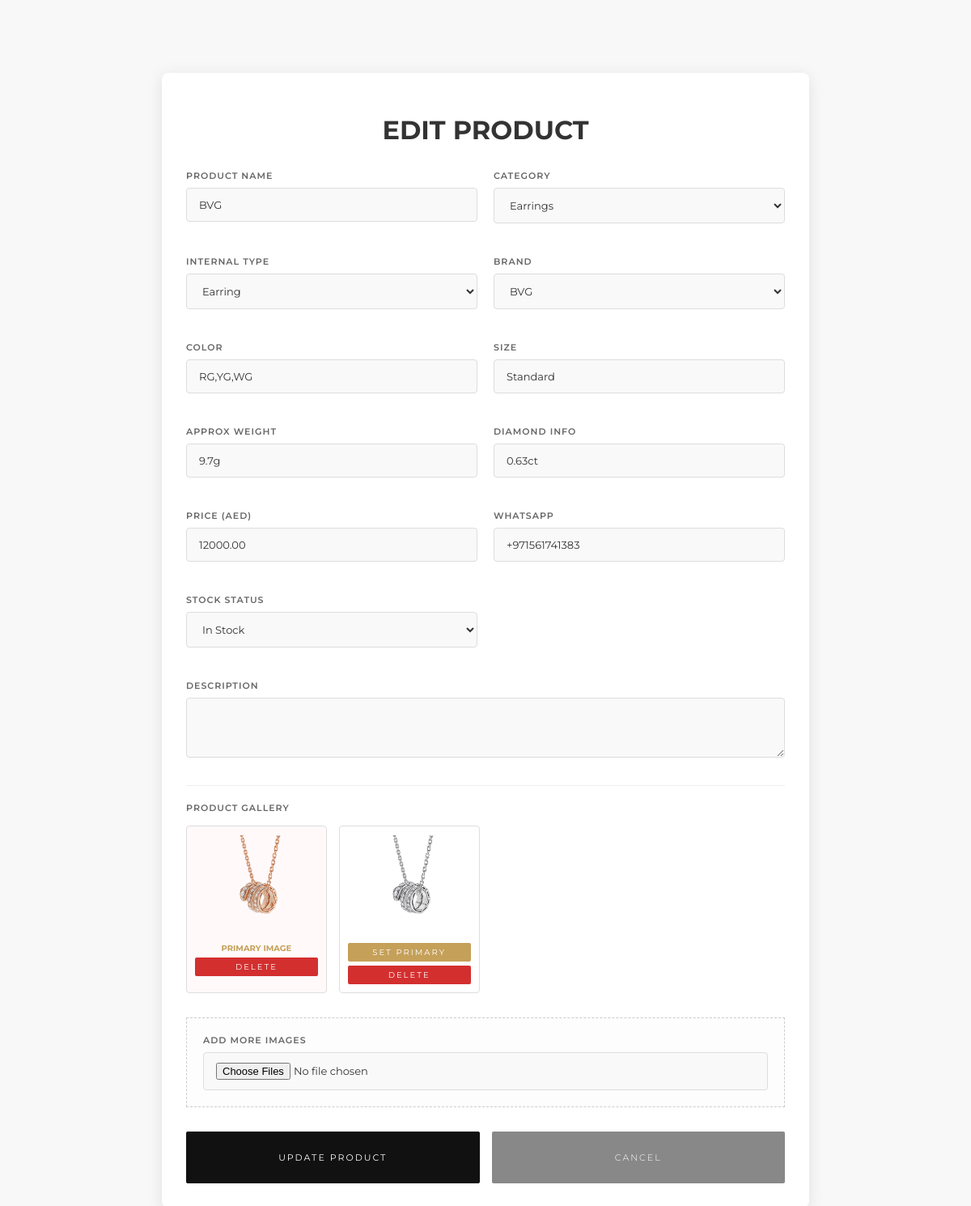
Screenshot of /admin/edit_product.php?id=136 (signed in) with the database file from the repository.
### tables this page shows
CREATE TABLE `products` (
  `id` int(11) NOT NULL,
  `category_id` int(11) NOT NULL,
  `brand_id` int(11) NOT NULL,
  `name` varchar(255) NOT NULL,
  `type` varchar(255) DEFAULT NULL,
  `color` varchar(255) DEFAULT NULL,
  `size` varchar(255) DEFAULT NULL,
  `weight` varchar(50) DEFAULT NULL,
  `diamond_info` varchar(255) DEFAULT NULL,
  `description` text DEFAULT NULL,
  `price` decimal(10,2) DEFAULT NULL,
  `image` varchar(255) DEFAULT NULL,
  `status` enum('In Stock','Sold Out','Reserved') NOT NULL DEFAULT 'In Stock',
  `whatsapp_number` varchar(20) DEFAULT NULL,
  `created_at` timestamp NOT NULL DEFAULT current_timestamp()
);

CREATE TABLE `product_images` (
  `id` int(11) NOT NULL,
  `product_id` int(11) NOT NULL,
  `image_path` varchar(255) NOT NULL,
  `is_primary` tinyint(1) DEFAULT 0,
  `created_at` timestamp NOT NULL DEFAULT current_timestamp()
);

### admin/edit_product.php (the view, shortened to what this page needs)
<?php
include '../includes/db.php';
$id = isset($_GET['id']) ? intval($_GET['id']) : 0;
$product = $conn->query("SELECT * FROM products WHERE id = $id")->fetch_assoc();
?>
<!DOCTYPE html>
<html lang="en">
<head>
    <link rel="stylesheet" href="../assets/css/style.css">
</head>
<body style="background: #f8f8f8; color: #333;">
<div class="admin-container" style="max-width: 800px; margin: 50px auto; padding: 30px; background: #fff; border-radius: 8px; box-shadow: 0 4px 20px rgba(0,0,0,0.1);">
    <h1 style="margin-bottom: 30px; text-align: center;">EDIT PRODUCT</h1>
    <form method="POST" enctype="multipart/form-data">
        <div style="display: grid; grid-template-columns: 1fr 1fr; gap: 20px;">
            <div class="form-group">
                <label>PRODUCT NAME</label>
                <input type="text" name="name" class="form-control" value="<?php echo htmlspecialchars($product['name']); ?>" required>
            </div>
            <div class="form-group">
                <label>CATEGORY</label>
                <select name="category_id" class="form-control" id="category_id_select" required>
                    <?php
                    $cats = $conn->query("SELECT * FROM categories ORDER BY name");
                    while($c = $cats->fetch_assoc()) {
                        $sel = ($c['id'] == $product['category_id']) ? 'selected' : '';
                        echo "<option value='{$c['id']}' $sel>{$c['name']}</option>";
                    }
                    ?>
                </select>
            </div>
            <div class="form-group">
                <label>INTERNAL TYPE</label>
                <select name="type" class="form-control" id="product_type">
                    <?php
                    $types = ["Necklace", "Ring", "Earring", "Bracelet", "Bangle", "Pendant", "Set", "Watch", "Other"];
                    foreach($types as $t) {
                        $sel = ($product['type'] == $t) ? 'selected' : '';
                        echo "<option value='$t' $sel>$t</option>";
                    }
                    ?>
                </select>
            </div>
            <div class="form-group">
                <label>BRAND</label>
                <select name="brand_id" class="form-control" required>
                    <?php
                    $brands = $conn->query("SELECT * FROM brands ORDER BY name");
                    while($b = $brands->fetch_assoc()) {
                        $sel = ($b['id'] == $product['brand_id']) ? 'selected' : '';
                        echo "<option value='{$b['id']}' $sel>{$b['name']}</option>";
                    }
                    ?>
                </select>
            </div>
            <div class="form-group">
                <label>COLOR</label>
                <input type="text" name="color" class="form-control" value="<?php echo htmlspecialchars($product['color']); ?>">
            </div>
            <div class="form-group">
                <label>SIZE</label>
                <input type="text" name="size" class="form-control" value="<?php echo htmlspecialchars($product['size']); ?>">
            </div>
            <div class="form-group">
                <label>APPROX WEIGHT</label>
                <input type="text" name="weight" class="form-control" value="<?php echo htmlspecialchars($product['weight']); ?>">
            </div>
            <div class="form-group">
                <label>DIAMOND INFO</label>
                <input type="text" name="diamond_info" class="form-control" value="<?php echo htmlspecialchars($product['diamond_info']); ?>">
            </div>
            <div class="form-group">
                <label>PRICE (AED)</label>
                <input type="number" step="0.01" name="price" class="form-control" value="<?php echo $product['price']; ?>" required>
            </div>
            <div class="form-group">
                <label>WHATSAPP</label>
                <input type="text" name="whatsapp" class="form-control" value="<?php echo htmlspecialchars($product['whatsapp_number']); ?>" required>
            </div>
            <div class="form-group">
                <label>STOCK STATUS</label>
                <select name="status" class="form-control">
                    <option value="In Stock" <?php if($product['status'] == 'In Stock') echo 'selected'; ?>>In Stock</option>
                </select>
            </div>
        </div>
        <div class="form-group" style="margin-top: 20px;">
            <label>Description</label>
            <textarea name="description" class="form-control" rows="3"><?php echo htmlspecialchars($product['description']); ?></textarea>
        </div>
        <div class="form-group" style="margin-top: 30px; border-top: 1px solid #eee; padding-top: 20px;">
            <label>Product Gallery</label>
            <div style="display: grid; grid-template-columns: repeat(auto-fill, minmax(150px, 1fr)); gap: 15px; margin-top: 15px;">
                <?php
                $images_res = $conn->query("SELECT * FROM product_images WHERE product_id = $id ORDER BY is_primary DESC, id ASC");
                while ($img_row = $images_res->fetch_assoc()) {
                    ?>
                    <div style="position: relative; border: 1px solid #ddd; padding: 10px; border-radius: 4px; background: <?php echo $img_row['is_primary'] ? '#fff9fa' : '#fff'; ?>;">
                        <img src="../<?php echo $img_row['image_path']; ?>" style="width: 100%; height: 120px; object-fit: contain; margin-bottom: 10px;">
                        <?php if ($img_row['is_primary']): ?>
                            <span style="display: block; font-size: 10px; color: var(--gold); text-align: center; margin-bottom: 5px; font-weight: bold;">PRIMARY IMAGE</span>
                        <?php else: ?>
                            <button type="submit" name="set_primary_id" value="<?php echo $img_row['id']; ?>" class="btn" style="width: 100%; padding: 5px; font-size: 10px; background: var(--gold); color: #fff; margin-bottom: 5px;">Set Primary</button>
                        <?php endif; ?>
                        <button type="submit" name="delete_image_id" value="<?php echo $img_row['id']; ?>" class="btn btn-danger" style="width: 100%; padding: 5px; font-size: 10px;" onclick="return confirm('Delete this image?')">Delete</button>
                    </div>
                    <?php
                }
                ?>
            </div>
        </div>
        <div class="form-group" style="margin-top: 30px; background: #fdfdfd; padding: 20px; border: 1px dashed #ccc;">
            <label>Add More Images</label>
            <input type="file" name="images[]" class="form-control" accept="image/*" multiple>
        </div>
        <div style="margin-top: 30px; display: flex; gap: 15px;">
            <button type="submit" name="update_product" class="btn" style="flex: 1;">Update Product</button>
            <a href="manage_products.php" class="btn" style="flex: 1; background: #888; text-decoration: none; text-align: center; color: #fff; line-height: 40px;">Cancel</a>
        </div>
    </form>
</div>
</body>
</html>

### assets/css/style.css (style rules this page uses)
* { box-sizing: border-box; }
:root { --gold: #C5A059; --gold-dark: #A08040; --black: #111111; --dark-gray: #333333; --light-gray: #F9F9F9; --border-color: #E5E5E5; --white: #FFFFFF; --text-color: #333333; --font-heading: 'Playfair Display', serif; --font-body: 'Montserrat', sans-serif; }
body { font-family: var(--font-body); color: var(--text-color); margin: 0; padding: 0; background-color: var(--white); display: flex; flex-direction: column; min-height: 100vh; font-weight: 300; padding-top: 40px; -webkit-user-select: none; -ms-user-select: none; user-select: none; }
a { text-decoration: none; color: inherit; transition: all 0.3s ease; }
.admin-container { width: 100%; max-width: 1200px; margin: 40px auto; padding: 20px; font-family: var(--font-body); }
.form-group { margin-bottom: 20px; }
.form-group label { display: block; margin-bottom: 8px; font-size: 11px; text-transform: uppercase; letter-spacing: 1px; color: #666; font-weight: 600; }
.form-control { width: 100%; padding: 12px 15px; border: 1px solid #ddd; border-radius: 4px; font-family: var(--font-body); font-size: 13px; color: #333; background-color: #f9f9f9; box-sizing: border-box; transition: border-color 0.3s; }
.btn { display: inline-block; background-color: var(--black); color: var(--white); padding: 12px 25px; border: none; border-radius: 2px; font-family: var(--font-body); font-size: 11px; text-transform: uppercase; letter-spacing: 2px; cursor: pointer; transition: background 0.3s; }
.btn-danger { background-color: #d32f2f; padding: 8px 15px; }

### rows the page displays
products: name "BVG", color "RG,YG,WG", size "Standard", weight "9.7g", diamond_info "0.63ct", price "12000.00", whatsapp "+971561741383", status "In Stock"
product_images: image_path (picture), is_primary "PRIMARY IMAGE", $img_row['id'] 142 (drawn)
product_images: image_path (picture), $img_row['id'] 143 (drawn)

### other values shown
form field category_id "Earrings"
form field type "Earring"
form field brand_id "BVG"
